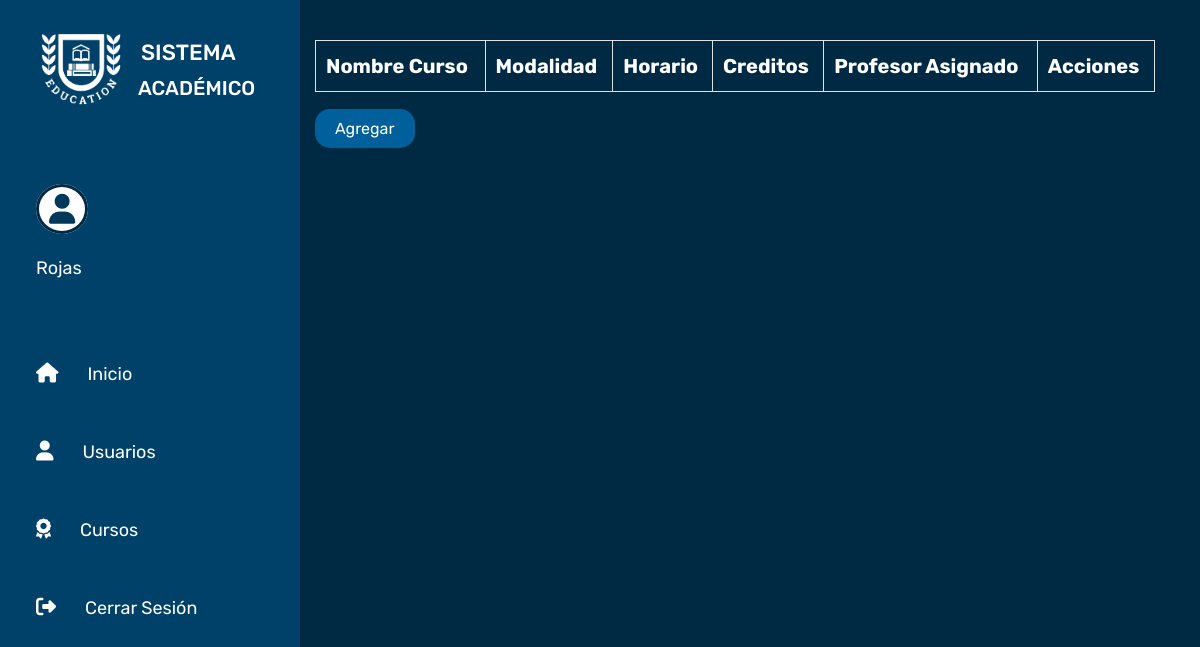
/View/Cursos.php (signed in), run on an earlier commit of the app's database.
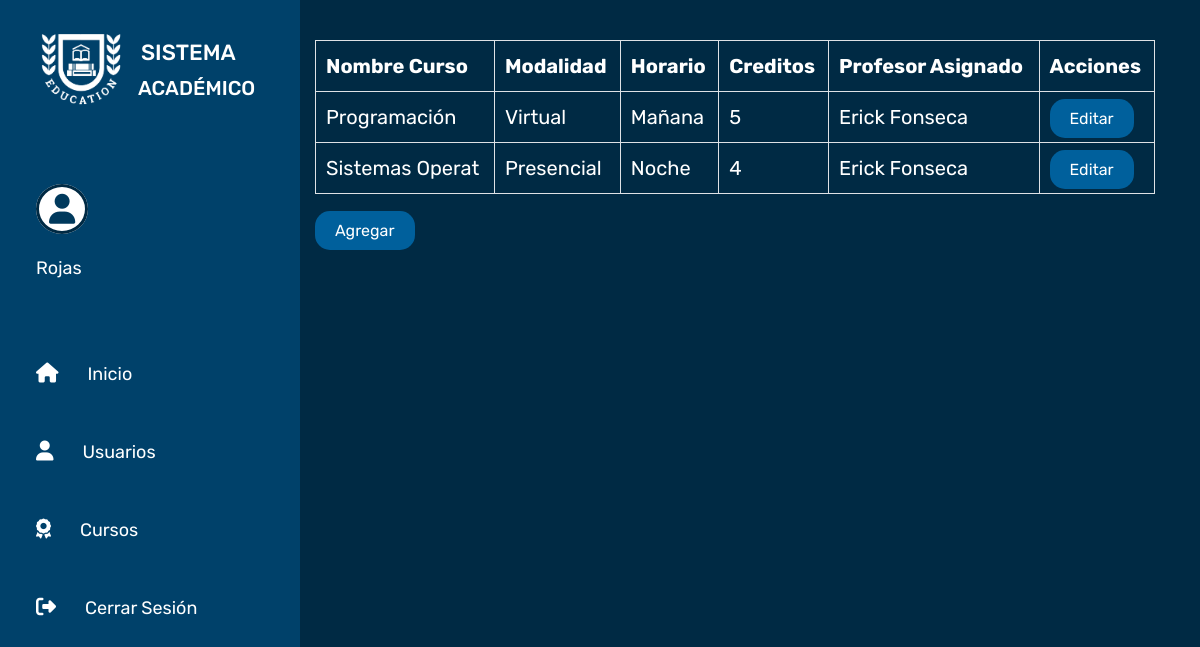
And on a later commit of the database.
### tables this page shows
CREATE TABLE `pantallas` (
  `idPantalla` int(11) NOT NULL,
  `redireccion` varchar(100) NOT NULL,
  `icono` varchar(100) NOT NULL,
  `texto` varchar(100) NOT NULL
);

CREATE TABLE `cursos` (
  `idCurso` bigint(20) NOT NULL,
  `nombre` varchar(15) NOT NULL,
  `modalidad` varchar(20) NOT NULL,
  `horario` varchar(20) NOT NULL,
  `creditos` int(11) NOT NULL,
  `docente` bigint(11) NOT NULL
);

CREATE TABLE `usuarios` (
  `idUsuario` bigint(20) NOT NULL,
  `cedula` varchar(15) NOT NULL,
  `nombre` varchar(80) NOT NULL,
  `apellido` varchar(80) NOT NULL,
  `contrasena` varchar(60) NOT NULL,
  `fechaNacimiento` date NOT NULL,
  `direccion` varchar(500) NOT NULL,
  `telefono` varchar(45) NOT NULL,
  `correo` varchar(50) NOT NULL,
  `tipoRol` int(11) NOT NULL,
  `estado` int(1) NOT NULL
);

### Model/PantallasModel.php (called while the page is built, shortened)
<?php
function ConsultarMenu($tipoRol)
{
    $enlace = OpenDB();
    $procedimiento = "CALL ConsultarMenu($tipoRol);";
    $datosPantalla = $enlace -> query($procedimiento);
    return $datosPantalla;
}
?>

### Model/CursosModel.php (called while the page is built, shortened)
<?php
function ListarCursos()
{
    $enlace = OpenDB();
    $procedimiento = "CALL ListarCursos();";
    $datosCursos = $enlace -> query($procedimiento);
    return $datosCursos;
}

### Controller/PantallasController.php (the view, shortened to what this page needs)
<?php
include_once __DIR__ . '\..\Model\PantallasModel.php';
function CargarMenu()
{
    $datosMenu = ConsultarMenu($_SESSION["sessionTipoRol"]);
    if($datosMenu -> num_rows > 0)
    {
        echo
        '<section class="sideBar">
        <div class="logo">
             <img src="images/logo.png" width="90px">
             <h1>SISTEMA</h1>
             <h2>ACADÉMICO</h2>
        </div>
        <div>
            <a class="icon-profile"><i class="fa fa-user"></i></a>
            <a class="userName">', $_SESSION["sessionNombre"], '</a>
        </div>
        <div class="menu">
            <ul>
                <li>
                   <i class="fa fa-house"></i>
                   <a href="home.php">Inicio</a>
                </li>';
        while($resultado = mysqli_fetch_array($datosMenu))
        {
            echo
            '<li>
                <i class="' . $resultado["icono"] . '"></i>
                <a href="' . $resultado["redireccion"] . '">' . $resultado["texto"] . '</a>
            </li>';
        }
        echo
           '<li>
                <i class="fa fa-sign-out"></i>
                <a href="../index.php" data-toggle="modal" data-target="#confirmModal" data-backdrop="static" data-keyboard="false">Cerrar Sesión</a>
            </li>
           </ul>
          </div>
        </section>';
    }
}

### View/Cursos.php (shortened to what this page needs)
<?php
include_once __DIR__ . '\general.php';
include_once __DIR__ . '\..\Controller\PantallasController.php';
include_once __DIR__ . '\..\Controller\CursosController.php';
?>
<!DOCTYPE html>
<head>
    <?php
    headerSite();
    ?>
</head>
<body>
    <?php
    CargarMenu();
    ?>
    <div class="content">
        <div class="templatemo-panels">
            <div class="container" style="margin-top: 40px">
                <div class="row">
                    <div class="row">
                        <div class="col-md-12">
                            <table class="table table-bordered table-hover">
                                <thead>
                                    <tr>
                                        <th>Nombre Curso</th>
                                        <th>Modalidad</th>
                                        <th>Horario</th>
                                        <th>Creditos</th>
                                        <th>Profesor Asignado</th>
                                        <th>Acciones</th>
                                    </tr>
                                </thead>
                                <tbody>
                                    <?php
                                        CargarCursos();
                                    ?>
                                </tbody>
                            </table>
                        </div>
                    </div>
                </div>
                <a href="CrearCursos.php" class="btnPresionar">Agregar</a>
            </div>
        </div>
    </div>
</body>
</html>

### View/general.php (shortened to what this page needs)
<?php
function headerSite()
{
  echo '<title>Sistema Academico</title>
           <meta name="keywords" content="" />
           <meta name="description" content="" />
           <meta charset="UTF-8">
           <meta name="viewport" content="width=device-width, initial-scale=1.0">
           <link href="../View/css/menu.css" rel="stylesheet" type="text/css">
           <link href="https://fonts.googleapis.com/css2?family=Rubik:wght@300;400;500;600;700;800&display=swap" rel="stylesheet">
           <link href="https://cdn.jsdelivr.net/npm/bootstrap@5.2.2/dist/css/bootstrap.min.css" rel="stylesheet">
           <script src="https://kit.fontawesome.com/a1b472f1fb.js"></script>';
}

### Controller/CursosController.php (shortened to what this page needs)
<?php
include_once __DIR__ . '\..\Model\CursosModel.php';
function CargarCursos()
{
    $datosCursos = ListarCursos();
    if($datosCursos -> num_rows > 0)
    {
        while($resultado = mysqli_fetch_array($datosCursos))
        {
            echo "<tr>";
            echo "<td>" . $resultado["nombre"] . "</td>";
            echo "<td>" . $resultado["modalidad"] . "</td>";
            echo "<td>" . $resultado["horario"] . "</td>";
            echo "<td>" . $resultado["creditos"] . "</td>";
            echo "<td>" . $resultado["nombreProfesor"] . '  ' . $resultado["apellidoProfesor"] . "</td>";
            echo '<td><a href="EditarCursos.php" class="btnPresionar">Editar</a></td>';
            echo "</tr>";
        }
    }
}
?>

### View/css/menu.css (style rules this page uses)
* { box-sizing: border-box; margin: 0px; padding: 0px; font-family: 'Rubik', sans-serif; font-size: 20px; color: white; }
.sideBar { position: absolute; top: 0%; left: 0%; height: 100%; width: 25%; background-color: #00416a; }
.content { position: absolute; top: 0%; left: 25%; height: 100%; width: 75%; background-color: rgb(0, 42, 68); overflow: auto; }
.sideBar .logo img { position: relative; top: 24px; left: 12%; }
.sideBar .logo h1, .sideBar .logo h2 { position: relative; top: -50px; width: 100px; }
.sideBar .logo h1 { font-size: 22px; left: 47%; }
.sideBar .logo h2 { font-size: 20px; left: 46%; }
.sideBar .icon-profile { position: relative; top: 30px; left: 12%; background-color: #ffffff; border: 3px solid rgb(0, 42, 68); padding: 10px 10px; border-radius: 100%; }
.sideBar .icon-profile i { color: #00395C; position: relative; font-size: 30px; top: 4px; }
.sideBar .userName { position: absolute; text-decoration: none; font-size: 18px; margin-top: 95px; left: 12%; color: white; }
.sideBar .menu { position: relative; top: 140px; }
.sideBar .menu li { position: relative; padding: 24px 0px; margin-left: -40px; list-style: none; }
.sideBar .menu i { position: relative; left: 12%; }
.sideBar .menu a { text-decoration: none; color: white; position: relative; left: 20%; font-size: 18px; }
.btnPresionar { position: relative; padding: 10px 20px; border-radius: 15px; text-decoration: none; font-size: 16px; background-color: #00609C; color: #ffffff; border: none; }

What changed in the data, as far as the page shows it:
added cursos: nombre "Programación", modalidad "Virtual", horario "Mañana", creditos "5", usuarios.nombre "Erick", usuarios.apellido "Fonseca"
added cursos: nombre "Sistemas Operat", modalidad "Presencial", horario "Noche", creditos "4", usuarios.nombre "Erick", usuarios.apellido "Fonseca"
